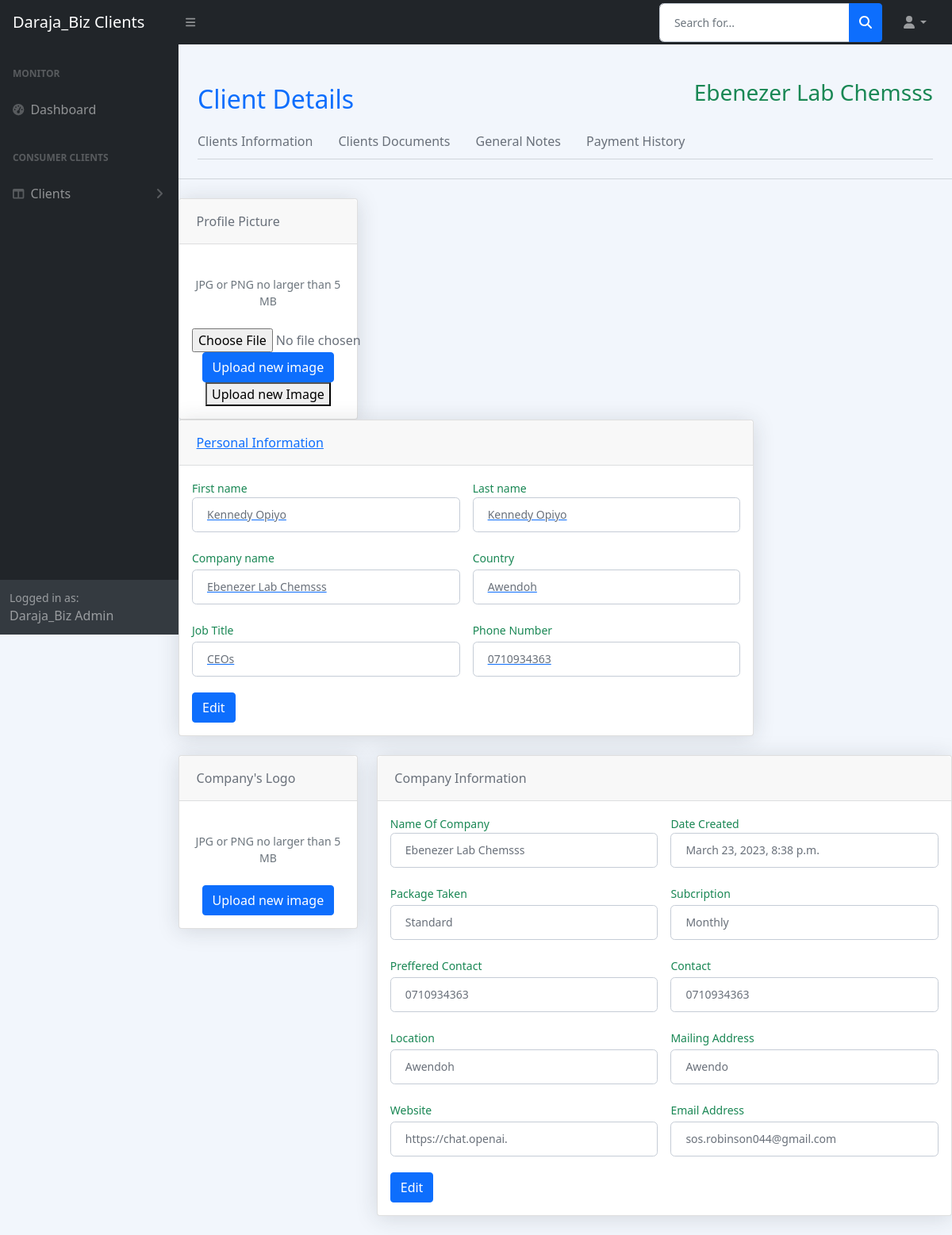
/clients_data/1/, run on the app's committed database.
### client/models.py (models this page shows, shortened)
class Client(models.Model):
    CATEGORY_CHOICES = (
        ('Basic', 'Basic'),
        ('Standard', 'Standard'),
        ('Premium', 'Premium'),
    )
    name = models.CharField(max_length=200, null=True)
    job_title = models.CharField(max_length=200, null=True)
    personal_contact = models.CharField(max_length=10)
    personal_image = models.ImageField(upload_to='images/', null=True, blank=True)
    company_name = models.CharField(max_length=200, null=True)
    company_contact = models.CharField(max_length=50, null=True)
    email = models.EmailField(max_length=200, null=True)
    date_created = models.DateTimeField(auto_now_add=True)
    location = models.CharField(max_length=20, null=True)
    company_website = models.URLField(max_length=30, null=True)
    address = models.CharField(max_length=20, null=True)
    company_image = models.ImageField(upload_to='images/', null=True, blank=True)
    product_name = models.CharField(max_length=200, null=True)
    product_category = models.CharField(max_length=200, null=True, choices=CATEGORY_CHOICES)
    product_price = models.FloatField(null=True,)

### client/views.py (the view)
# urls.py: path('clients_data/<str:cd_ID>/' , views.Clients_data, name="clients_data"),
def Clients_data(request,cd_ID):
   client =Client.objects.get(id=cd_ID)
   context={
      'client':client,
   }
   return render(request,'client/client_data.html',context)

### client/templates/client/client_data.html (shortened to what this page needs)
{% extends 'client/base.html'%}
{%block content%}
</head>
{% include "client/header.html" %}
                <hr class="mt-0 mb-4">
                <div class="row">
                    <div class="col-xl-3">
                        <div class="card mb-4 mb-xl-0">
                            <div class="card-header">Profile Picture</div>
                            <div class="card-body text-center">
                                <div class="small font-italic text-muted mb-4">JPG or PNG no larger than 5 MB</div>
                                <form action="" method="POST" enctype="multipart/form-data">
                                  <input type="file" name="image" accept="image/*">
                                  <input class="btn btn-primary" type="submit" value="Upload new image">
                                  <a href="{% url 'upload_profile_picture'%}"><button type="submit">Upload new Image</button>
                                </form>
                            </div>
                        </div>
                    </div>
                    <div class="col-xl-9">
                        <div class="card mb-4">
                            <div class="card-header">Personal Information</div>
                            <div class="card-body">
                                    <div class="row gx-3 mb-1">
                                        <div class="col-md-6">
                                            <label class="small text-success " for="inputFirstName">First name</label>
                                            <p class="form-control" id="inputFirstNameDisplay">{{client.name}}</p>
                                        </div>
                                        <div class="col-md-6">
                                            <label class="small text-success" for="inputLastName">Last name</label>
                                            <p class="form-control" id="inputLastName">{{client.name}}</p>
                                        </div>
                                    </div>
                                    <div class="row gx-3 mb-1">
                                        <div class="col-md-6">
                                            <label class="small mb-1 text-success" for="inputOrgName">Company name</label>
                                            <p class="form-control">{{client.company_name}}</p>
                                        </div>
                                        <div class="col-md-6">
                                            <label class="small mb-1 text-success" for="inputLocation">Country</label>
                                            <p class="form-control">{{client.location}}</p>
                                        </div>
                                    </div>
                                    <div class="row gx-3 mb-1">
                                        <div class="col-md-6">
                                            <label class="small mb-1 text-success" for="inputOrgName">Job Title</label>
                                            <p class="form-control">{{client.job_title}}</p>
                                        </div>
                                        <div class="col-md-6">
                                            <label class="small mb-1 text-success" for="inputLocation">Phone Number</label>
                                            <p class="form-control">{{client.personal_contact}}</p>
                                        </div>
                                    </div>
                                    <a href="{% url 'edit_personalinfo' client.id %}"><button class="btn btn-primary" type="button">Edit</button></a>
                            </div>
                            </div>
                        </div>
                    </div>
                    <div class="row">
                        <div class="col-xl-3">
                          <div class="card mb-4 mb-xl-0">
                            <div class="card-header">Company's Logo</div>
                            <div class="card-body text-center">
                              <div class="small font-italic text-muted mb-4">JPG or PNG no larger than 5 MB</div>
                              <button class="btn btn-primary" type="button">Upload new image</button>
                            </div>
                          </div>
                        </div>
                        <div class="col-xl-9">
                          <div class="card mb-4">
                            <div class="card-header">Company Information</div>
                            <div class="card-body">
                              <div class="row gx-3 mb-1">
                                <div class="col-md-6">
                                  <label class="small text-success " for="inputFirstName">Name Of Company</label>
                                  <p class="form-control" id="inputFirstNameDisplay">{{client.company_name}}</p>
                                </div>
                                <div class="col-md-6">
                                  <label class="small text-success" for="inputLastName">Date Created</label>
                                  <p class="form-control" id="inputLastName">{{client.date_created}}</p>
                                </div>
                              </div>
                              <div class="row gx-3 mb-1">
                                <div class="col-md-6">
                                  <label class="small mb-1 text-success" for="inputOrgName">Package Taken</label>
                                  <p class="form-control">{{ client.product_category }}</p>
                                </div>
                                <div class="col-md-6">
                                  <label class="small mb-1 text-success" for="inputLocation">Subcription</label>
                                  <p class="form-control">Monthly</p>
                                </div>
                              </div>
                              <div class="row gx-3 mb-1">
                                <div class="col-md-6">
                                  <label class="small mb-1 text-success" for="inputOrgName">Preffered Contact</label>
                                  <p class="form-control">{{client.company_contact}}</p>
                                </div>
                                <div class="col-md-6">
                                  <label class="small mb-1 text-success" for="inputLocation"> Contact</label>
                                  <p class="form-control">{{client.company_contact}}</p>
                                </div>
                              </div>
                              <div class="row gx-3 mb-1">
                                <div class="col-md-6">
                                  <label class="small mb-1 text-success" for="inputOrgName">Location</label>
                                  <p class="form-control">{{client.location}}</p>
                                </div>
                                <div class="col-md-6">
                                  <label class="small mb-1 text-success" for="inputLocation">Mailing Address</label>
                                  <p class="form-control">{{client.address}}</p>
                                </div>
                              </div>
                              <div class="row gx-3 mb-1">
                                <div class="col-md-6">
                                  <label class="small mb-1 text-success" for="inputOrgName">Website</label>
                                  <p class="form-control">{{client.company_website}}</p>
                                </div>
                                <div class="col-md-6">
                                  <label class="small mb-1 text-success" for="inputLocation">Email Address</label>
                                  <p class="form-control">{{client.email}}</p>
                                </div>
                              </div>
                              <a href="{% url 'edit_companyinfo' client.id %}"><button class="btn btn-primary" type="button">Edit</button></a>
                            </div>
                          </div>
                        </div>
                      </div>
        </div>
                </div>
{%endblock%}

### client/templates/client/header.html
<div id="layoutSidenav_content">
    <main>
        <div class="container-xl px-4 mt-4">
            <div class="d-flex justify-content-between align-items-center">
                <h2 class="text-primary">Client Details</h2>
                <ol class="breadcrumb">
                    <h3><li class="breadcrumb-item active text-success">{{client.company_name}}</li></h3>
                </ol>
            </div>
            <nav class="nav nav-borders ml-auto">
                <a class="nav-link active ms-0" href="{% url 'client_info' %}">Clients Information</a>
                <a class="nav-link" href="{% url 'clients_docs' %}">Clients Documents</a>
                <a class="nav-link" href="{% url 'General-notes' %}">General Notes</a>
                <a class="nav-link" href="{% url 'billing' %}">Payment History</a>
              </nav>
            <hr class="mt-0 mb-4">
        </div>

### client/templates/client/client_data.html (style rules this page uses)
body { margin-top:20px; background-color:#f2f6fc; color:#69707a; }
.card { box-shadow: 0 0.15rem 1.75rem 0 rgb(33 40 50 / 15%); }
.card .card-header { font-weight: 500; }
.card-header:first-child { border-radius: 0.35rem 0.35rem 0 0; }
.card-header { padding: 1rem 1.35rem; margin-bottom: 0; background-color: rgba(33, 40, 50, 0.03); border-bottom: 1px solid rgba(33, 40, 50, 0.125); }
.form-control, .dataTable-input { display: block; width: 100%; padding: 0.875rem 1.125rem; font-size: 0.875rem; font-weight: 400; line-height: 1; color: #69707a; background-color: #fff; background-clip: padding-box; border: 1px solid #c5ccd6; -webkit-appearance: none; -moz-appearance: none; appearance: none; border-radius: 0.35rem; transition: border-color 0.15s ease-in-out, box-shadow 0.15s ease-in-out; }
.nav-borders .nav-link { color: #69707a; border-bottom-width: 0.125rem; border-bottom-style: solid; border-bottom-color: transparent; padding-top: 0.5rem; padding-bottom: 0.5rem; padding-left: 0; padding-right: 0; margin-left: 1rem; margin-right: 1rem; }

### data on the page
Client: company_name "Ebenezer Lab Chemsss", name "Kennedy Opiyo", location "Awendoh", job_title "CEOs", personal_contact "0710934363", date_created "March 23, 2023, 8:38 p.m.", product_category "Standard", company_contact "0710934363", address "Awendo", company_website "https://chat.openai.", email "sos.robinson044@gmail.com"
